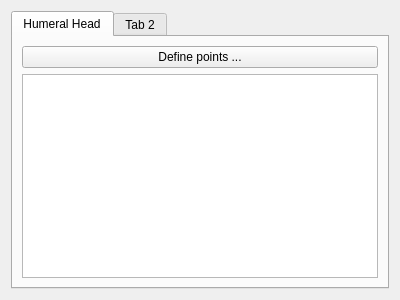
<?xml version="1.0" encoding="UTF-8"?>
<ui version="4.0">
 <class>ShoulderMeasurementWidget</class>
 <widget class="QWidget" name="ShoulderMeasurementWidget">
  <property name="geometry">
   <rect>
    <x>0</x>
    <y>0</y>
    <width>400</width>
    <height>300</height>
   </rect>
  </property>
  <property name="windowTitle">
   <string>Form</string>
  </property>
  <layout class="QVBoxLayout" name="verticalLayout">
   <item>
    <widget class="QTabWidget" name="tabWidget">
     <widget class="QWidget" name="tabHumeralHead">
      <attribute name="title">
       <string>Humeral Head</string>
      </attribute>
      <layout class="QVBoxLayout" name="verticalLayout_2">
       <item>
        <widget class="QPushButton" name="definePointsButton">
         <property name="text">
          <string>Define points ...</string>
         </property>
         <property name="checkable">
          <bool>true</bool>
         </property>
         <property name="checked">
          <bool>false</bool>
         </property>
        </widget>
       </item>
       <item>
        <widget class="QColumnView" name="pointsView"/>
       </item>
      </layout>
     </widget>
     <widget class="QWidget" name="tab_2">
      <attribute name="title">
       <string>Tab 2</string>
      </attribute>
     </widget>
    </widget>
   </item>
  </layout>
 </widget>
 <resources/>
 <connections>
  <connection>
   <sender>definePointsButton</sender>
   <signal>clicked(bool)</signal>
   <receiver>ShoulderMeasurementWidget</receiver>
   <slot>startHumeralHeadPointDefining(bool)</slot>
   <hints>
    <hint type="sourcelabel">
     <x>202</x>
     <y>64</y>
    </hint>
    <hint type="destinationlabel">
     <x>401</x>
     <y>11</y>
    </hint>
   </hints>
  </connection>
 </connections>
 <slots>
  <slot>startHumeralHeadPointDefining(bool)</slot>
 </slots>
</ui>
